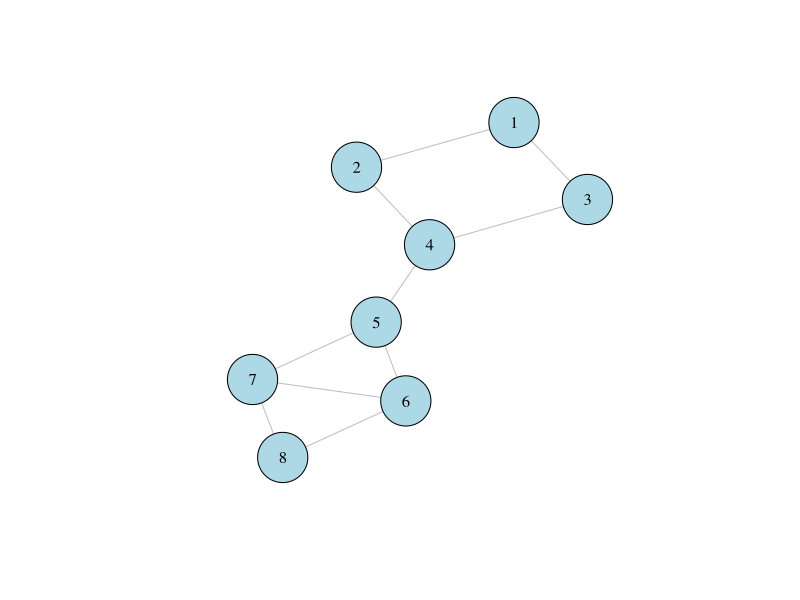
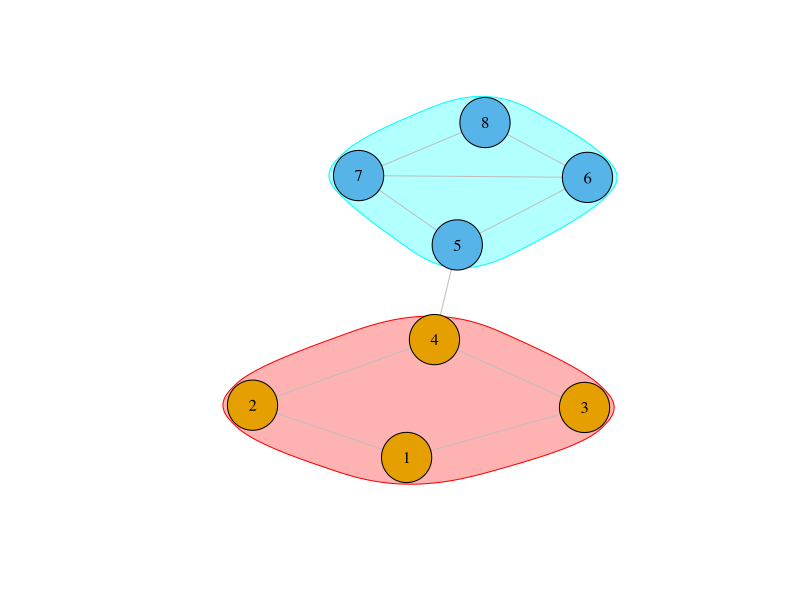

Reproduce these figures in R, in order.
################# 1.3 to 1.5 ######################
# Install and load the igraph package
install.packages("igraph")
library(igraph)

# Create a graph object
edges <- matrix(c(1, 2, 2, 4, 1, 3, 3, 4, 4, 5, 5, 6, 6, 7, 6, 8, 5, 7, 7, 8), ncol = 2, byrow = TRUE)
g <- graph_from_edgelist(edges, directed = FALSE)

# Draw the graph
plot(g, layout=layout_with_kk(g), vertex.label=1:8, vertex.size=30, vertex.color="lightblue", vertex.label.color="black", edge.color="gray")

# Print the adjacency matrix
adj_matrix <- as_adjacency_matrix(g)
print(adj_matrix)

# Derive modules using cluster_edge_betweenness()
modules <- cluster_edge_betweenness(g)

# Plot the topology of the graph with colored modules
plot(modules, g, vertex.label=1:8, vertex.size=30, vertex.color=c("red", "green")[membership(modules)], vertex.label.color="black", edge.color="gray")
